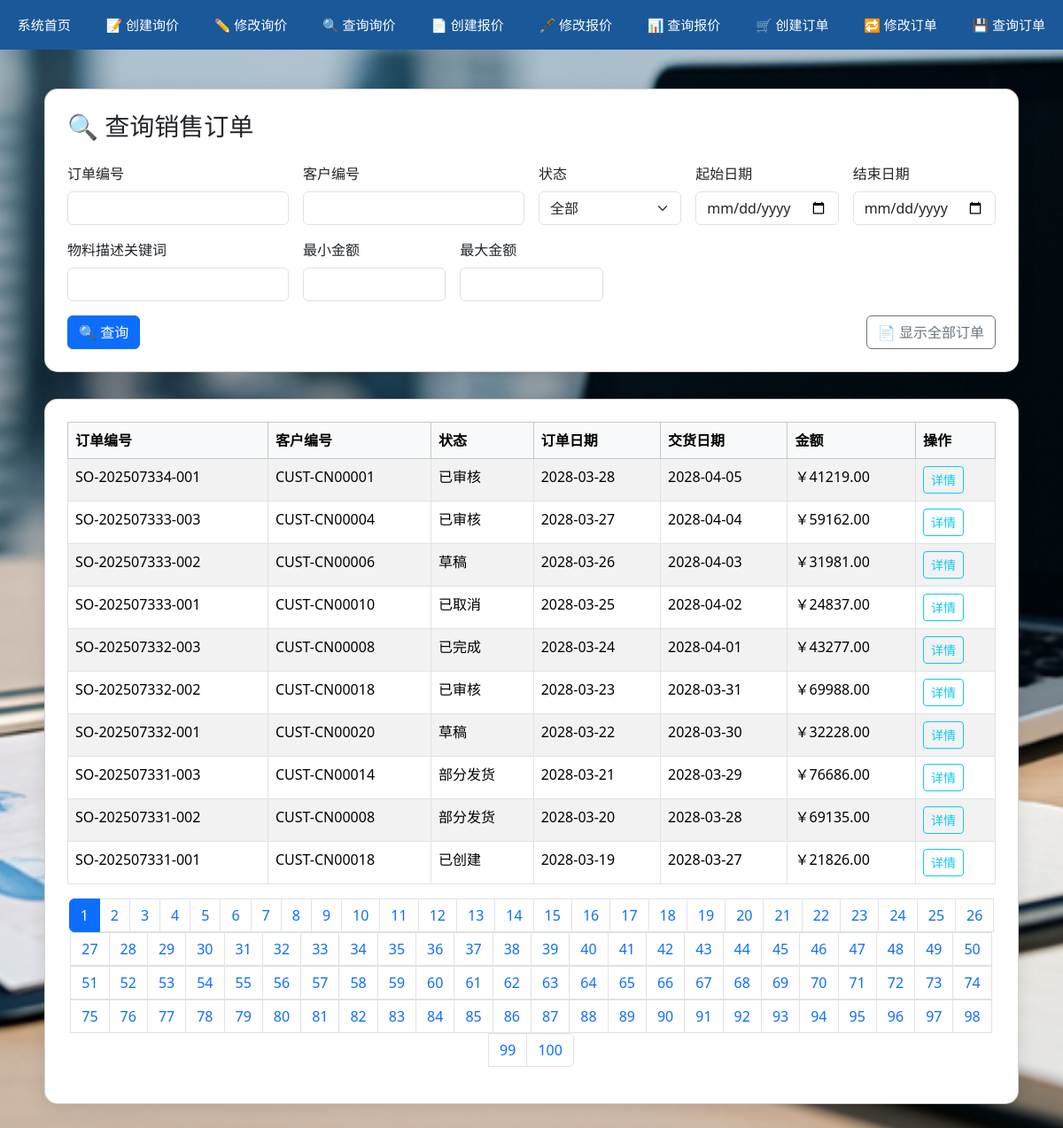
Screenshot of /order/query-order with the database file from the repository.
### order/models.py (models this page shows)
class SalesOrder(db.Model):
    __tablename__ = 'SalesOrder'
    sales_order_id = db.Column(db.String(255), primary_key=True)
    customer_id = db.Column(db.String(255), nullable=False)
    quotation_id = db.Column(db.String(255))
    order_date = db.Column(db.DateTime, nullable=False)
    required_delivery_date = db.Column(db.Date, nullable=False)
    status = db.Column(db.String(255))
    total_amount = db.Column(db.Numeric, nullable=False)
    credit_check_result = db.Column(db.String(255))
    remarks = db.Column(db.String(255))
    items = db.relationship('OrderItem', backref='order', lazy=True, cascade="all, delete-orphan")

### order/views.py (the view)
@order_bp.route('/query-order', methods=['GET', 'POST'])
def query_order():
    page = int(request.args.get('page', 1))
    per_page = 10
    form = request.form if request.method == 'POST' else request.args
    show_all = form.get('show_all') == '1'
    query = SalesOrder.query.options(joinedload(SalesOrder.items))
    if not show_all:
        if form.get('sales_order_id'):
            query = query.filter(SalesOrder.sales_order_id.like(f"%{form.get('sales_order_id')}%"))
        if form.get('customer_id'):
            query = query.filter(SalesOrder.customer_id.like(f"%{form.get('customer_id')}%"))
        if form.get('status') and form.get('status') != '全部':
            query = query.filter(SalesOrder.status == form.get('status'))
        if form.get('date_from'):
            query = query.filter(SalesOrder.order_date >= form.get('date_from'))
        if form.get('date_to'):
            query = query.filter(SalesOrder.order_date <= form.get('date_to'))
        if form.get('min_total'):
            query = query.filter(SalesOrder.total_amount >= float(form.get('min_total')))
        if form.get('max_total'):
            query = query.filter(SalesOrder.total_amount <= float(form.get('max_total')))
        if form.get('material_keyword'):
            query = query.join(SalesOrder.items).join(OrderItem.material).filter(
                Material.description.ilike(f"%{form.get('material_keyword')}%")
            ).distinct()
    total = query.count()
    orders = query.order_by(SalesOrder.order_date.desc()).offset((page - 1) * per_page).limit(per_page).all()
    total_pages = ceil(total / per_page)
    return render_template('order/query_order.html',
                           orders=orders,
                           page=page,
                           total_pages=total_pages,
                           form_data=form)

### templates/order/query_order.html (shortened to what this page needs)
<!DOCTYPE html>
<html lang="zh">
<head>
  <link href="https://cdn.jsdelivr.net/npm/bootstrap@5.3.3/dist/css/bootstrap.min.css" rel="stylesheet">
</head>
<body>
 <nav style="position: fixed; top: 0; left: 0; right: 0; height: 56px; background: #1b5899; color: white; display: flex; align-items: center; justify-content: space-around; z-index: 9999; font-family: 'Segoe UI', sans-serif; font-size: 15px;">
  <a href="/dashboard" style="color: white; text-decoration: none;">系统首页</a>
  <a href="/order/create-inquiry" style="color: white; text-decoration: none;">📝 创建询价</a>
  <a href="/order/edit-inquiry" style="color: white; text-decoration: none;">✏️ 修改询价</a>
  <a href="/order/query-inquiry" style="color: white; text-decoration: none;">🔍 查询询价</a>
  <a href="/order/create-quote" style="color: white; text-decoration: none;">📄 创建报价</a>
  <a href="/order/edit-quote" style="color: white; text-decoration: none;">🖋️ 修改报价</a>
  <a href="/order/query-quote" style="color: white; text-decoration: none;">📊 查询报价</a>
  <a href="/order/create-order" style="color: white; text-decoration: none;">🛒 创建订单</a>
  <a href="/order/edit-order" style="color: white; text-decoration: none;">🔁 修改订单</a>
  <a href="/order/query-order" style="color: white; text-decoration: none;">💾 查询订单</a>
</nav>
<div class="container">
  <div class="card">
    <h3 class="mb-4">🔍 查询销售订单</h3>
    <form method="POST" class="row g-3">
      <div class="col-md-3">
        <label class="form-label">订单编号</label>
        <input type="text" name="sales_order_id" value="{{ form_data.sales_order_id or '' }}" class="form-control">
      </div>
      <div class="col-md-3">
        <label class="form-label">客户编号</label>
        <input type="text" name="customer_id" value="{{ form_data.customer_id or '' }}" class="form-control">
      </div>
      <div class="col-md-2">
        <label class="form-label">状态</label>
        <select name="status" class="form-select">
          <option {% if not form_data.status or form_data.status == '全部' %}selected{% endif %}>全部</option>
        </select>
      </div>
      <div class="col-md-2">
        <label class="form-label">起始日期</label>
        <input type="date" name="date_from" value="{{ form_data.date_from or '' }}" class="form-control">
      </div>
      <div class="col-md-2">
        <label class="form-label">结束日期</label>
        <input type="date" name="date_to" value="{{ form_data.date_to or '' }}" class="form-control">
      </div>
      <div class="col-md-3">
        <label class="form-label">物料描述关键词</label>
        <input type="text" name="material_keyword" value="{{ form_data.material_keyword or '' }}" class="form-control">
      </div>
      <div class="col-md-2">
        <label class="form-label">最小金额</label>
        <input type="number" step="0.01" name="min_total" value="{{ form_data.min_total or '' }}" class="form-control">
      </div>
      <div class="col-md-2">
        <label class="form-label">最大金额</label>
        <input type="number" step="0.01" name="max_total" value="{{ form_data.max_total or '' }}" class="form-control">
      </div>
      <div class="col-12 d-flex justify-content-between">
        <button type="submit" class="btn btn-primary">🔍 查询</button>
        <button type="submit" name="show_all" value="1" class="btn btn-outline-secondary">📄 显示全部订单</button>
      </div>
    </form>
  </div>
  {% if orders is not none %}
    {% if orders %}
      <div class="card mt-4">
        <table class="table table-bordered table-hover table-striped">
          <thead class="table-light">
          <tr>
            <th>订单编号</th>
            <th>客户编号</th>
            <th>状态</th>
            <th>订单日期</th>
            <th>交货日期</th>
            <th>金额</th>
            <th>操作</th>
          </tr>
          </thead>
          <tbody>
          {% for order in orders %}
            <tr>
              <td>{{ order.sales_order_id }}</td>
              <td>{{ order.customer_id }}</td>
              <td>{{ order.status }}</td>
              <td>{{ order.order_date.strftime('%Y-%m-%d') }}</td>
              <td>{{ order.required_delivery_date.strftime('%Y-%m-%d') }}</td>
              <td>￥{{ '%.2f' % order.total_amount }}</td>
              <td>
                <a href="{{ url_for('order.order_detail', sales_order_id=order.sales_order_id) }}" class="btn btn-sm btn-outline-info">详情</a>
              </td>
            </tr>
          {% endfor %}
          </tbody>
        </table>
        <nav>
         <nav>
          <ul class="pagination justify-content-center flex-wrap">
            {% for p in range(1, total_pages + 1) %}
              <li class="page-item {% if p == page %}active{% endif %}">
                <a class="page-link"
                   href="{{ url_for('order.query_order', page=p,
                     sales_order_id=form_data.sales_order_id,
                     customer_id=form_data.customer_id,
                     status=form_data.status,
                     date_from=form_data.date_from,
                     date_to=form_data.date_to,
                     material_keyword=form_data.material_keyword,
                     min_total=form_data.min_total,
                     max_total=form_data.max_total,
                     show_all='1' if request.form.get('show_all') or request.args.get('show_all') else '') }}">{{ p }}</a>
              </li>
            {% endfor %}
          </ul>
        </nav>
      </div>
    {% else %}
      <div class="alert alert-warning mt-4">⚠️ 没有找到符合条件的订单。</div>
    {% endif %}
  {% endif %}
</div>
</body>
</html>

### templates/order/query_order.html (style rules this page uses)
body { padding-top: 70px; background: url('/static/order_background.png') no-repeat center center fixed; background-size: cover; font-family: 'Segoe UI', sans-serif; }
.card { max-width: 1100px; margin: 30px auto; border-radius: 15px; box-shadow: 0 4px 20px rgba(0,0,0,0.1); padding: 25px; }
.table-striped > tbody > tr:nth-child(odd) { background-color: #f9f9f9; }

### rows the page displays
SalesOrder: sales_order_id "SO-202507334-001", customer_id "CUST-CN00001", status "已审核", order_date "2028-03-28", required_delivery_date "2028-04-05", total_amount "41219.00"
SalesOrder: sales_order_id "SO-202507333-003", customer_id "CUST-CN00004", status "已审核", order_date "2028-03-27", required_delivery_date "2028-04-04", total_amount "59162.00"
SalesOrder: sales_order_id "SO-202507333-002", customer_id "CUST-CN00006", status "草稿", order_date "2028-03-26", required_delivery_date "2028-04-03", total_amount "31981.00"
SalesOrder: sales_order_id "SO-202507333-001", customer_id "CUST-CN00010", status "已取消", order_date "2028-03-25", required_delivery_date "2028-04-02", total_amount "24837.00"
SalesOrder: sales_order_id "SO-202507332-003", customer_id "CUST-CN00008", status "已完成", order_date "2028-03-24", required_delivery_date "2028-04-01", total_amount "43277.00"
SalesOrder: sales_order_id "SO-202507332-002", customer_id "CUST-CN00018", status "已审核", order_date "2028-03-23", required_delivery_date "2028-03-31", total_amount "69988.00"
SalesOrder: sales_order_id "SO-202507332-001", customer_id "CUST-CN00020", status "草稿", order_date "2028-03-22", required_delivery_date "2028-03-30", total_amount "32228.00"
SalesOrder: sales_order_id "SO-202507331-003", customer_id "CUST-CN00014", status "部分发货", order_date "2028-03-21", required_delivery_date "2028-03-29", total_amount "76686.00"
SalesOrder: sales_order_id "SO-202507331-002", customer_id "CUST-CN00008", status "部分发货", order_date "2028-03-20", required_delivery_date "2028-03-28", total_amount "69135.00"
SalesOrder: sales_order_id "SO-202507331-001", customer_id "CUST-CN00018", status "已创建", order_date "2028-03-19", required_delivery_date "2028-03-27", total_amount "21826.00"

### other values shown
{{ p }} "1" "2" "3" "4" "5" "6" "7" "8" "9" "10" "11" "12" "13" "14" "15" "16" "17" "18" "19" "20" "21" "22" "23" "24" "25" "26" "27" "28" "29" "30" "31" "32" "33" "34" "35" "36" "37" "38" "39" "40" "41" "42" "43" "44" "45" "46" "47" "48" "49" "50" "51" "52" "53" "54" "55" "56" "57" "58" "59" "60" "61" "62" "63" "64" "65" "66" "67" "68" "69" "70" "71" "72" "73" "74" "75" "76" "77" "78" "79" "80" "81" "82" "83" "84" "85" "86" "87" "88" "89" "90" "91" "92" "93" "94" "95" "96" "97" "98" "99" "100"
